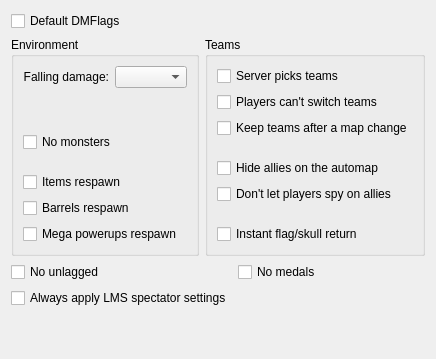
     <widget class="QWidget" name="tabGeneral">
      <attribute name="title">
       <string>General</string>
      </attribute>
      <layout class="QVBoxLayout" name="verticalLayout_6">
       <item>
        <widget class="QCheckBox" name="cbDefaultDmflags">
         <property name="toolTip">
          <string>&lt;!DOCTYPE HTML PUBLIC &quot;-//W3C//DTD HTML 4.0//EN&quot; &quot;http://www.w3.org/TR/REC-html40/strict.dtd&quot;&gt;
&lt;html&gt;&lt;head&gt;&lt;meta name=&quot;qrichtext&quot; content=&quot;1&quot; /&gt;&lt;style type=&quot;text/css&quot;&gt;
p, li { white-space: pre-wrap; }
&lt;/style&gt;&lt;/head&gt;&lt;body style=&quot; font-family:'MS Shell Dlg 2'; font-size:8.25pt; font-weight:400; font-style:normal;&quot;&gt;
&lt;p style=&quot; margin-top:0px; margin-bottom:0px; margin-left:0px; margin-right:0px; -qt-block-indent:0; text-indent:0px;&quot;&gt;&lt;span style=&quot; font-size:8pt;&quot;&gt;If this is checked then Zandronum may override some of the settings selected here.&lt;/span&gt;&lt;/p&gt;
&lt;p style=&quot; margin-top:0px; margin-bottom:0px; margin-left:0px; margin-right:0px; -qt-block-indent:0; text-indent:0px;&quot;&gt;&lt;span style=&quot; font-size:8pt;&quot;&gt;(+sv_defaultdmflags)&lt;/span&gt;&lt;/p&gt;&lt;/body&gt;&lt;/html&gt;</string>
         </property>
         <property name="text">
          <string>Default DMFlags</string>
         </property>
        </widget>
       </item>
       <item>
        <layout class="QHBoxLayout" name="horizontalLayout">
         <item>
          <widget class="QGroupBox" name="groupBox">
           <property name="title">
            <string>Environment</string>
           </property>
           <layout class="QVBoxLayout" name="verticalLayout_2">
            <item>
             <layout class="QFormLayout" name="formLayout">
              <property name="labelAlignment">
               <set>Qt::AlignRight|Qt::AlignTrailing|Qt::AlignVCenter</set>
              </property>
              <item row="0" column="0">
               <widget class="QLabel" name="label_6">
                <property name="text">
                 <string>Falling damage:</string>
                </property>
                <property name="alignment">
                 <set>Qt::AlignRight|Qt::AlignTrailing|Qt::AlignVCenter</set>
                </property>
               </widget>
              </item>
              <item row="0" column="1">
               <widget class="QComboBox" name="cboFallingDamage"/>
              </item>
             </layout>
            </item>
            <item>
             <widget class="QWidget" name="widget" native="true">
              <property name="minimumSize">
               <size>
                <width>0</width>
                <height>8</height>
               </size>
              </property>
              <property name="maximumSize">
               <size>
                <width>16777215</width>
                <height>8</height>
               </size>
              </property>
             </widget>
            </item>
            <item>
             <widget class="QCheckBox" name="cbNoMonsters">
              <property name="text">
               <string>No monsters</string>
              </property>
             </widget>
            </item>
            <item>
             <widget class="QWidget" name="widget_2" native="true">
              <property name="minimumSize">
               <size>
                <width>0</width>
                <height>8</height>
               </size>
              </property>
              <property name="maximumSize">
               <size>
                <width>16777215</width>
                <height>8</height>
               </size>
              </property>
             </widget>
            </item>
            <item>
             <widget class="QCheckBox" name="cbItemsRespawn">
              <property name="text">
               <string>Items respawn</string>
              </property>
             </widget>
            </item>
            <item>
             <widget class="QCheckBox" name="cbBarrelsRespawn">
              <property name="text">
               <string>Barrels respawn</string>
              </property>
             </widget>
            </item>
            <item>
             <widget class="QCheckBox" name="cbMegaPowerupsRespawn">
              <property name="toolTip">
               <string>Respawn invulnerability and invisibility spheres.</string>
              </property>
              <property name="text">
               <string>Mega powerups respawn</string>
              </property>
             </widget>
            </item>
           </layout>
          </widget>
         </item>
         <item>
          <widget class="QGroupBox" name="groupBox_2">
           <property name="title">
            <string>Teams</string>
           </property>
           <layout class="QVBoxLayout" name="verticalLayout_3">
            <item>
             <widget class="QCheckBox" name="cbServerPicksTeams">
              <property name="text">
               <string>Server picks teams</string>
              </property>
             </widget>
            </item>
            <item>
             <widget class="QCheckBox" name="cbPlayersCantSwitchTeams">
              <property name="text">
               <string>Players can't switch teams</string>
              </property>
             </widget>
            </item>
            <item>
             <widget class="QCheckBox" name="cbKeepTeamsAfterAMapChange">
              <property name="text">
               <string>Keep teams after a map change</string>
              </property>
             </widget>
            </item>
            <item>
             <widget class="QWidget" name="widget_3" native="true">
              <property name="minimumSize">
               <size>
                <width>0</width>
                <height>8</height>
               </size>
              </property>
              <property name="maximumSize">
               <size>
                <width>16777215</width>
                <height>8</height>
               </size>
              </property>
             </widget>
            </item>
            <item>
             <widget class="QCheckBox" name="cbHideAlliesOnTheAutomap">
              <property name="text">
               <string>Hide allies on the automap</string>
              </property>
             </widget>
            </item>
            <item>
             <widget class="QCheckBox" name="cbDontLetPlayersSpyOnAllies">
              <property name="text">
               <string>Don't let players spy on allies</string>
              </property>
             </widget>
            </item>
            <item>
             <widget class="QWidget" name="widget_4" native="true">
              <property name="minimumSize">
               <size>
                <width>0</width>
                <height>8</height>
               </size>
              </property>
              <property name="maximumSize">
               <size>
                <width>16777215</width>
                <height>8</height>
               </size>
              </property>
             </widget>
            </item>
            <item>
             <widget class="QCheckBox" name="cbInstantFlagSkullReturn">
              <property name="text">
               <string>Instant flag/skull return</string>
              </property>
             </widget>
            </item>
           </layout>
          </widget>
         </item>
        </layout>
       </item>
       <item>
        <layout class="QGridLayout" name="gridLayout_6">
         <item row="0" column="0">
          <widget class="QCheckBox" name="cbNoUnlagged">
           <property name="toolTip">
            <string>Don't use ping-based backwards reconciliation for player-fired hitscans and rails.</string>
           </property>
           <property name="text">
            <string>No unlagged</string>
           </property>
          </widget>
         </item>
         <item row="1" column="0">
          <widget class="QCheckBox" name="cbAlwaysApplyLMSSpectatorSettings">
           <property name="toolTip">
            <string>Apply lmsspectatorsettings in all game modes.</string>
           </property>
           <property name="text">
            <string>Always apply LMS spectator settings</string>
           </property>
          </widget>
         </item>
         <item row="0" column="1">
          <widget class="QCheckBox" name="cbNoMedals">
           <property name="toolTip">
            <string>Enforces clients not to show medals, i.e. behave as if cl_medals == 0.</string>
           </property>
           <property name="text">
            <string>No medals</string>
           </property>
          </widget>
         </item>
        </layout>
       </item>
       <item>
        <spacer name="verticalSpacer">
         <property name="orientation">
          <enum>Qt::Vertical</enum>
         </property>
         <property name="sizeHint" stdset="0">
          <size>
           <width>20</width>
           <height>40</height>
          </size>
         </property>
        </spacer>
       </item>
      </layout>
     </widget>
